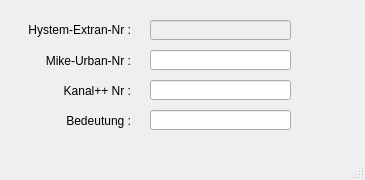
<?xml version="1.0" encoding="UTF-8"?>
<ui version="4.0">
 <class>MainWindow</class>
 <widget class="QMainWindow" name="MainWindow">
  <property name="geometry">
   <rect>
    <x>0</x>
    <y>0</y>
    <width>365</width>
    <height>180</height>
   </rect>
  </property>
  <property name="windowTitle">
   <string>MainWindow</string>
  </property>
  <property name="layoutDirection">
   <enum>Qt::LeftToRight</enum>
  </property>
  <widget class="QWidget" name="centralwidget">
   <widget class="QLabel" name="label">
    <property name="geometry">
     <rect>
      <x>10</x>
      <y>20</y>
      <width>121</width>
      <height>21</height>
     </rect>
    </property>
    <property name="text">
     <string>&lt;html&gt;&lt;head/&gt;&lt;body&gt;&lt;p align=&quot;right&quot;&gt;Hystem-Extran-Nr :&lt;/p&gt;&lt;/body&gt;&lt;/html&gt;</string>
    </property>
    <property name="alignment">
     <set>Qt::AlignRight|Qt::AlignTrailing|Qt::AlignVCenter</set>
    </property>
   </widget>
   <widget class="QLabel" name="label_2">
    <property name="geometry">
     <rect>
      <x>10</x>
      <y>50</y>
      <width>121</width>
      <height>21</height>
     </rect>
    </property>
    <property name="text">
     <string>Mike-Urban-Nr :</string>
    </property>
    <property name="alignment">
     <set>Qt::AlignRight|Qt::AlignTrailing|Qt::AlignVCenter</set>
    </property>
   </widget>
   <widget class="QLabel" name="label_3">
    <property name="geometry">
     <rect>
      <x>10</x>
      <y>80</y>
      <width>121</width>
      <height>21</height>
     </rect>
    </property>
    <property name="text">
     <string>Kanal++ Nr :</string>
    </property>
    <property name="alignment">
     <set>Qt::AlignRight|Qt::AlignTrailing|Qt::AlignVCenter</set>
    </property>
   </widget>
   <widget class="QLabel" name="label_4">
    <property name="geometry">
     <rect>
      <x>10</x>
      <y>110</y>
      <width>121</width>
      <height>21</height>
     </rect>
    </property>
    <property name="text">
     <string>Bedeutung :</string>
    </property>
    <property name="alignment">
     <set>Qt::AlignRight|Qt::AlignTrailing|Qt::AlignVCenter</set>
    </property>
   </widget>
   <widget class="QLineEdit" name="mu_nr">
    <property name="enabled">
     <bool>true</bool>
    </property>
    <property name="geometry">
     <rect>
      <x>150</x>
      <y>50</y>
      <width>141</width>
      <height>20</height>
     </rect>
    </property>
    <property name="layoutDirection">
     <enum>Qt::RightToLeft</enum>
    </property>
    <property name="autoFillBackground">
     <bool>false</bool>
    </property>
    <property name="text">
     <string/>
    </property>
    <property name="frame">
     <bool>true</bool>
    </property>
   </widget>
   <widget class="QLineEdit" name="kp_nr">
    <property name="geometry">
     <rect>
      <x>150</x>
      <y>80</y>
      <width>141</width>
      <height>20</height>
     </rect>
    </property>
    <property name="text">
     <string/>
    </property>
   </widget>
   <widget class="QLineEdit" name="bedeutung">
    <property name="geometry">
     <rect>
      <x>150</x>
      <y>110</y>
      <width>141</width>
      <height>20</height>
     </rect>
    </property>
    <property name="text">
     <string/>
    </property>
   </widget>
   <widget class="QLineEdit" name="he_nr">
    <property name="enabled">
     <bool>false</bool>
    </property>
    <property name="geometry">
     <rect>
      <x>150</x>
      <y>20</y>
      <width>141</width>
      <height>20</height>
     </rect>
    </property>
    <property name="layoutDirection">
     <enum>Qt::RightToLeft</enum>
    </property>
    <property name="autoFillBackground">
     <bool>false</bool>
    </property>
    <property name="text">
     <string/>
    </property>
    <property name="frame">
     <bool>true</bool>
    </property>
   </widget>
  </widget>
  <widget class="QStatusBar" name="statusbar"/>
 </widget>
 <resources/>
 <connections/>
</ui>
